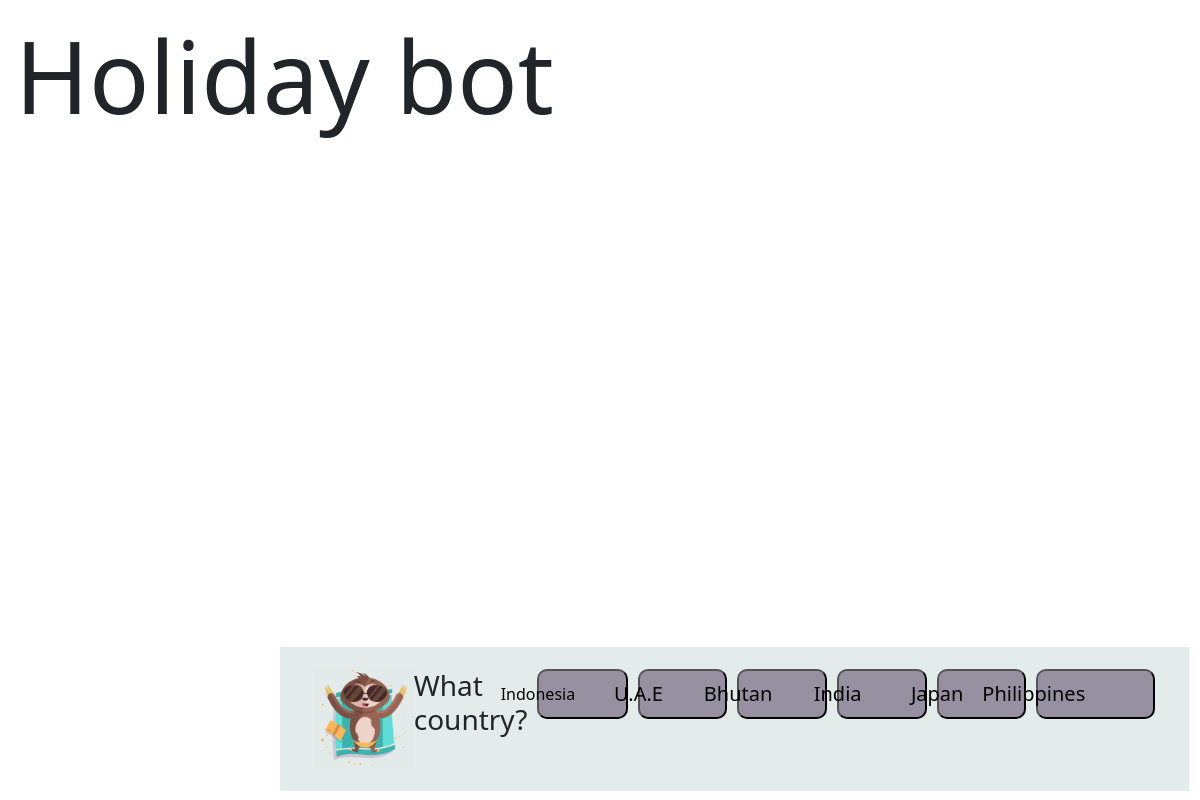
The app's page /asia/ with its own data.
### holidays/models.py (models this page shows)
class Countries(models.Model):
    continents = models.ForeignKey(Continents, on_delete=models.CASCADE)
    countries = models.CharField(max_length =100)
    def __str__(self):
        return self.countries

### holidays/views.py (the view)
# urls.py: path('asia/', views.asia, name="asia"),
def asia(request):
    holiday = {"countries": get_countries_by_continent('Asia')}
    return render(request, 'asia.html', holiday)

### holidays/views.py (called while the page is built)
def get_countries_by_continent(continent):
    return Countries.objects.filter(continents__continents=continent)

### holidays/templates/asia.html (shortened to what this page needs)
{% extends 'base.html' %}
{% load static %}
{% block CSS %}
<link rel="stylesheet" href="{% static 'main.css' %}">
{% endblock %}
{% block content %}
<div class="bot" id="bot">
    <div class="container" id="container">
        <img id="bot-image" class="bot-image" src="{% static 'monkey.png' %}">
        <h3>What country?</h3>
{% for country in countries %}
<button mat-button-update mat-raised-button color="primary" class="login" id="btn2" >{{ country }}
    <div class="div_icons"> <a id='link' href="{% url 'type_hol' country %}"></div>
</button>
{% endfor %}
    </div>
</div>
{% endblock %}

### holidays/static/main.css (style rules this page uses)
html, body { display: flex; margin: 0px; }
#bot { display: flex; flex-direction: row; align-items: center; display: flex; background-color: rgb(228, 235, 235); position: absolute; bottom: 9px; right: 11px; padding: 22px; flex: 1; flex-wrap: wrap; }
#container, .container { display: flex; }
.bot-image { display: flex; width: 100px; height: 100px; align-items: center; position: relative; }
.button, .login { justify-content: center; flex-direction: row; }
a, a:hover { color: black; text-decoration: none; font-size: 20px; }
#btn, #btn2 { width: 22%; height: 50px; flex-wrap: nowrap; display: flex; flex-direction: row; background-color: rgba(43, 18, 58, 0.418); justify-content: center; gap: 60%; margin-left: 10px; align-items: center; border-radius: 10px; }

### records on screen
Countries: countries "Indonesia"
Countries: countries "U.A.E"
Countries: countries "Bhutan"
Countries: countries "India"
Countries: countries "Japan"
Countries: countries "Philippines"
